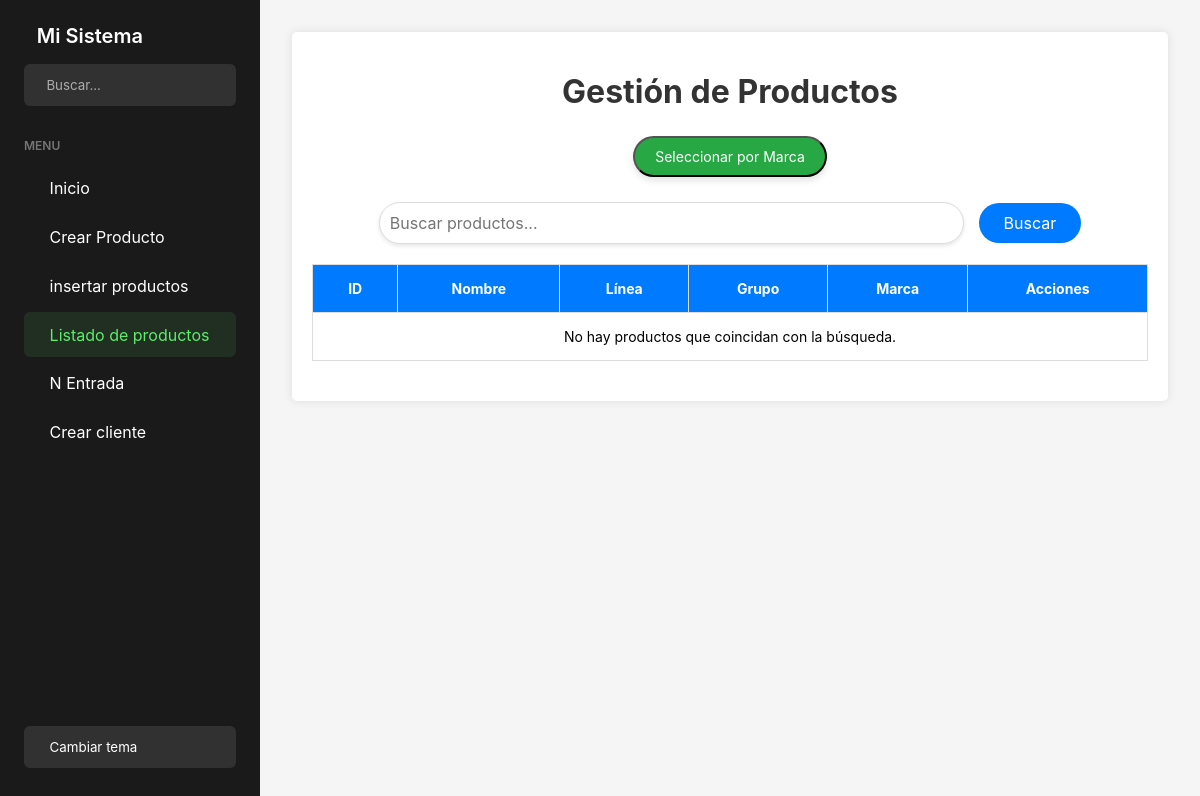
Page /productos_listado/ on the earlier database version.
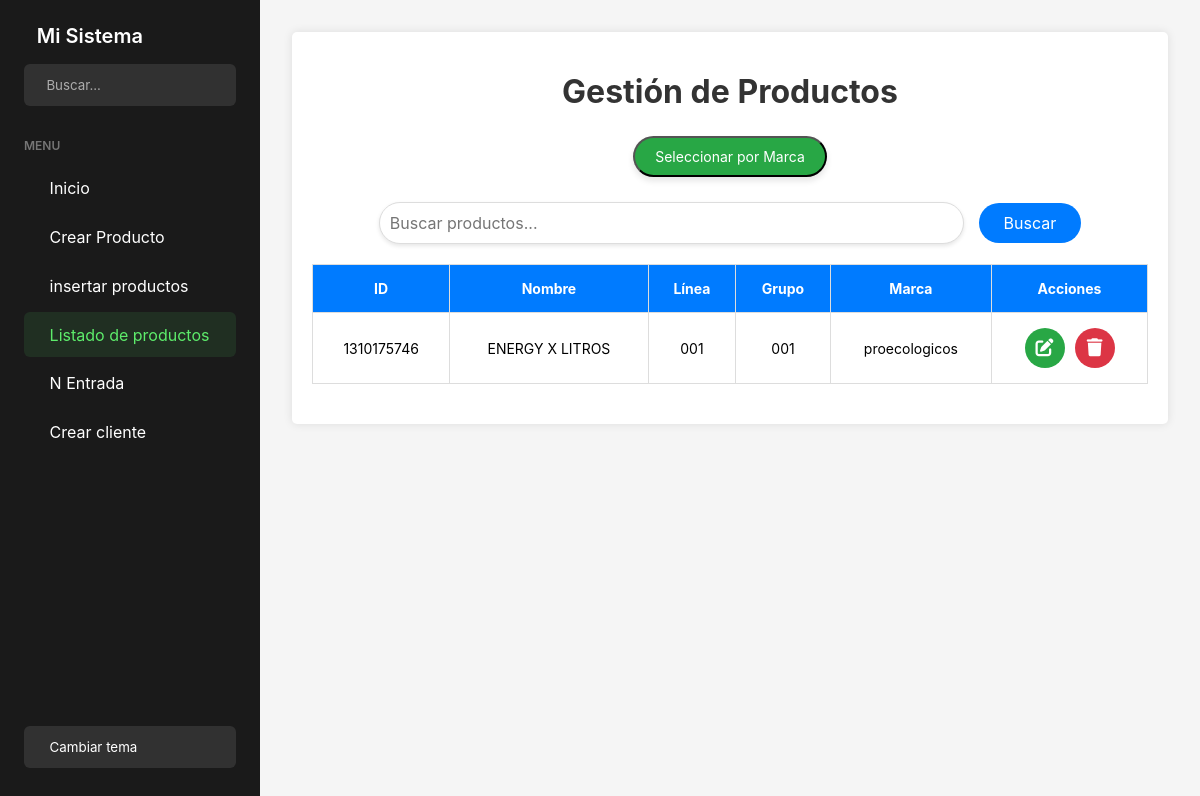
Same page on the later database version.
### APP_PM/models.py (models this page shows, shortened)
class Crear_producto(models.Model):
    LINEA_OPCIONES = [
        ('001', 'Fertilizantes'),
        ('002', 'Bioinsumos'),
        ('003', 'Materia Prima'),
        ('004', 'Coayudantes'),
        ('005', 'Comercializacion de productos'),
        ('006', 'Equipos de pulverizador'),
        ('007', 'Fungicidas'),
        ('008', 'Herbicidas'),
        ('009', 'Insecticidas'),
        ('010', 'Insumos'),
        ('011', 'Mercancia en Consignacion'),
        ('012', 'Productos fabricados - No Propios'),
    ]
    GRUPO_OPCIONES = [
        ('001', 'Biofungicidas'),
        ('002', 'Comercializacion de productos'),
        ('003', 'Materia Prima'),
        ('004', 'Fertilizantes'),
        ('005', 'Foliares'),
        ('006', 'Granulados'),
        ('007', 'Insumos'),
        ('008', 'Liquido'),
        ('009', 'Organicos'),
        ('010', 'Polvo'),
        ('011', 'Productos fabricados - No Propios'),
        ('012', 'Pulverizador Liquido'),
    ]
    id_producto = models.CharField(max_length=10, unique=True, editable=False, blank=True)
    nombre_producto = models.CharField(max_length=100)
    linea = models.CharField(max_length=100, choices=LINEA_OPCIONES)
    grupo = models.CharField(max_length=100, choices=GRUPO_OPCIONES)
    marca = models.CharField(max_length=100)

### APP_PM/views.py (the view)
# urls.py: path('productos_listado/', views.productos_listado, name='productos_listado'),
def productos_listado(request):
    query = request.GET.get('q')  # Parámetro de búsqueda
    filtro_marca = request.GET.get('marca')  # Parámetro de filtro por marca
    productos = Crear_producto.objects.all()
    if query:
        productos = productos.filter(nombre_producto__icontains=query)  # Búsqueda por nombre
    if filtro_marca:
        productos = productos.filter(marca=filtro_marca)  # Filtro por marca
    marcas = Crear_producto.objects.values_list('marca', flat=True).distinct()
    return render(request, 'Productos/productos_listado.html', {
        'productos': productos,
        'marcas': marcas
    })

### APP_PM/templates/Productos/productos_listado.html (shortened to what this page needs)
{% extends 'Home/home.html' %}
{% load static %}
{% block content %}
<!DOCTYPE html>
<html lang="es">
<head>
    <link rel="stylesheet" href="https://cdnjs.cloudflare.com/ajax/libs/font-awesome/6.0.0-beta3/css/all.min.css">
</head>
<body>
    <div class="container">
        <h2>Gestión de Productos</h2>
        <div class="filter-container">
            <button id="toggle-marcas" class="marca-button mostrar-todos">Seleccionar por Marca</button>
        </div>
        <div class="search-bar">
            <form method="GET" action="{% url 'productos_listado' %}">
                <input type="text" name="q" placeholder="Buscar productos..." value="{{ request.GET.q }}">
                <button type="submit">Buscar</button>
            </form>
        </div>
        <table>
            <thead>
                <tr>
                    <th>ID</th>
                    <th>Nombre</th>
                    <th>Línea</th>
                    <th>Grupo</th>
                    <th>Marca</th>
                    <th>Acciones</th>
                </tr>
            </thead>
            <tbody>
                {% for producto in productos %}
                <tr>
                    <td>{{ producto.id_producto }}</td>
                    <td>{{ producto.nombre_producto }}</td>
                    <td>{{ producto.linea }}</td>
                    <td>{{ producto.grupo }}</td>
                    <td>{{ producto.marca }}</td>
                    <td>
                        <div class="button-container">
                            <a href="{% url 'editar_producto' producto.id_producto %}" class="green"><i class="fas fa-edit"></i></a>
                            <a href="{% url 'eliminar_producto' producto.id_producto %}" onclick="event.preventDefault(); confirmarEliminacion(this.href);" class="red"><i class="fas fa-trash"></i></a>
                        </div>
                    </td>
                </tr>
                {% empty %}
                <tr>
                    <td colspan="6">No hay productos que coincidan con la búsqueda.</td>
                </tr>
                {% endfor %}
            </tbody>
        </table>
    </div>
</body>
</html>
{% endblock %}

Differences in the rows shown:
added Crear_producto: id_producto "1310175746", nombre_producto "ENERGY X LITROS", linea "001", grupo "001", marca "proecologicos"
Other differences:
text no longer shown: "No hay productos que coincidan con la búsqueda."
